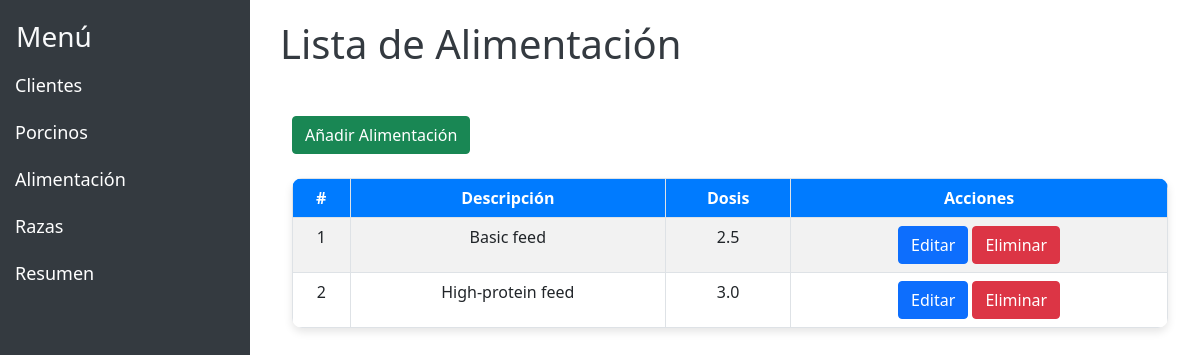
/feedings/, run on the app's committed database.
### myapp/models.py (models this page shows, shortened)
class Feeding(models.Model):
    id_feeding = models.AutoField(primary_key=True)
    description = models.CharField(max_length=255, unique=True)
    dosage = models.FloatField()
    class Meta:
        db_table = 'tbl_feeding'
        verbose_name = "Feeding"
        constraints = [
            models.CheckConstraint(condition=Q(dosage__gt=0), name='dosage_gt_zero')
        ]

### myapp/views.py (the view)
# urls.py: path('feedings/', views.feeding_list, name='feeding_list'),
def feeding_list(request):
    feedings = Feeding.objects.all()
    return render(request, 'myapp/feedings.html', {'feedings': feedings})

### myapp/templates/myapp/feedings.html (shortened to what this page needs)
<html lang="es">
<head>
    <link href="https://cdn.jsdelivr.net/npm/bootstrap@5.0.0-beta1/dist/css/bootstrap.min.css" rel="stylesheet">
        <link rel="stylesheet" href="../static/css/style.css">
      </head>
      <body>
        {% extends 'base.html' %}
{% block content %}
  <h1>Lista de Alimentación</h1>
        <div class="container mt-5">
          <div class="d-flex justify-content-between align-items-center mb-4">
            <a href="{% url 'add_feeding' %}" class="btn btn-success">Añadir Alimentación</a>
          </div>
          <table class="table table-hover table-bordered table-striped">
            <thead class="text-center">
              <tr>
                <th>#</th>
                <th>Descripción</th>
                <th>Dosis</th>
                <th>Acciones</th>
              </tr>
            </thead>
            <tbody class="text-center">
              {% for feeding in feedings %}
              <tr>
                <td>{{ forloop.counter }}</td>
                <td>{{ feeding.description }}</td>
                <td>{{ feeding.dosage }}</td>
                <td>
                  <a href="{% url 'edit_feeding' feeding.id_feeding %}" class="btn btn-primary">Editar</a>
                  <a href="{% url 'delete_feeding' feeding.id_feeding %}" class="btn btn-danger">Eliminar</a>
                </td>
              </tr>
              {% endfor %}
            </tbody>
          </table>
        </div>
      </body>
      {% endblock %}

### myapp/static/css/style.css (style rules this page uses)
body { font-family: Arial, sans-serif; background-color: #f4f4f4; color: #333; }
.container { margin-top: 50px; }
.table { box-shadow: 0px 4px 8px rgba(0, 0, 0, 0.1); border-radius: 10px; overflow: hidden; }
h1 { font-weight: bold; color: #343a40; }
thead { background-color: #007bff; color: white; }

### data on the page
Feeding: description "Basic feed", dosage "2.5"
Feeding: description "High-protein feed", dosage "3.0"
